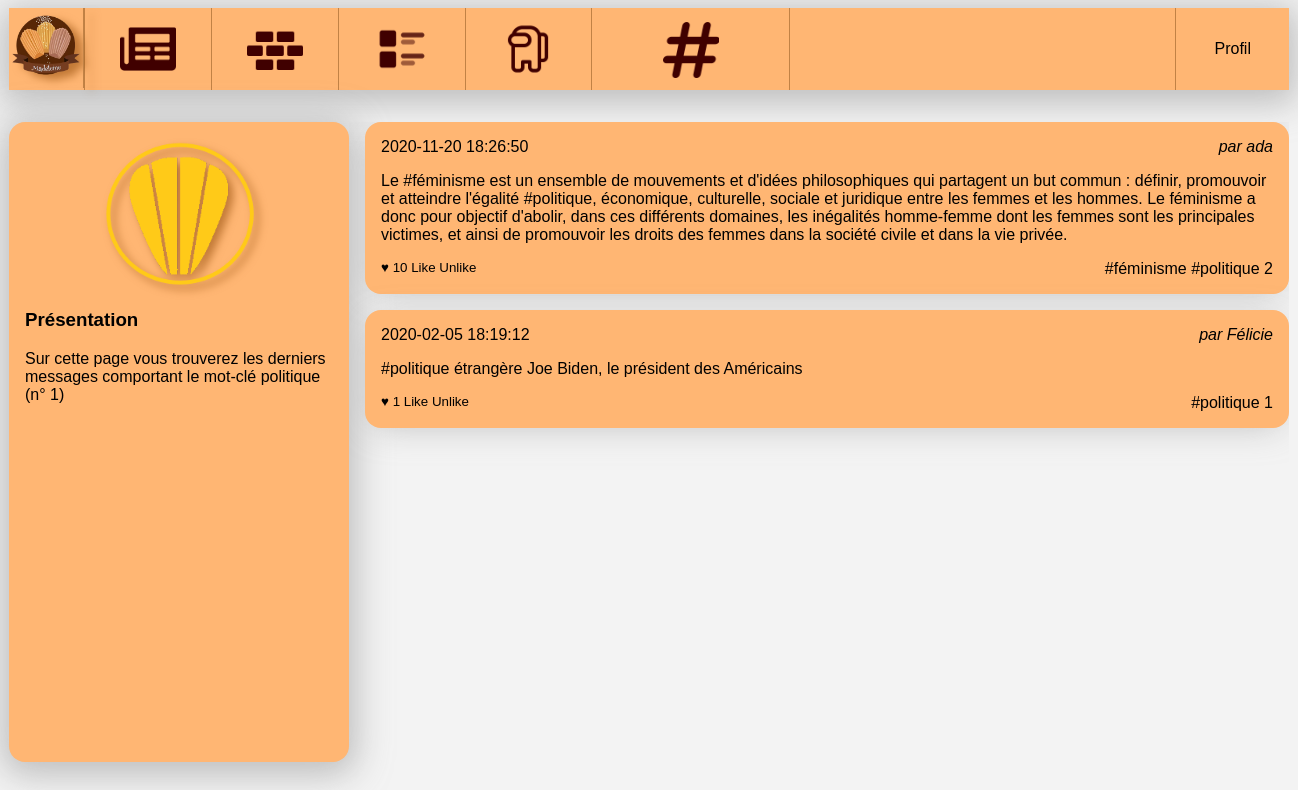
The app's page /Niveau1/tags.php?tag_id=1 (signed in) with its own data.
### tables this page shows
CREATE TABLE `tags` (
  `id` int(10) UNSIGNED NOT NULL,
  `label` varchar(255) NOT NULL
);

CREATE TABLE `users` (
  `id` int(10) UNSIGNED NOT NULL,
  `email` varchar(255) NOT NULL,
  `password` varchar(255) NOT NULL,
  `alias` varchar(255) NOT NULL
);

### Niveau1/message.php (the view, shortened to what this page needs)
<article>
    <h3>
        <time datetime='2020-02-01 11:12:13' ><?php echo $post['created'] ?></time>
    </h3>
        <address>par <a href="wall.php?user_id=<?php echo $post['id']?>"><?php echo $post['author_name'] ?></a></address>
    <div>
        <?php echo $post['content'] ?>
    </div>
    <?php
        $tab = explode(",",$post['taglist']);
        $list_of_tag_id= explode(",", $post['tag_id_list']);
        $last_element=array_pop($list_of_tag_id);
        array_unshift($list_of_tag_id, $last_element);
    ?>
    <footer>
    <small>
        ♥ <?php echo $post['like_number'] ?>
        <a href="like.php?post_id=<?php echo $post['id']; ?>">Like</a>
        <a href="unlike.php?post_id=<?php echo $post['id']; ?>">Unlike</a>
    </small>
        <?php
        if($tab !== [""]){
            for ($i=0; $i < count($tab); $i++) {
        ?>
            <a href="tags.php?tag_id=<?php echo $list_of_tag_id[$i] ?>">#<?php echo $tab[$i] ?></a>
        <?php
        }
        }else{
            ?>
            <br>
            <?php
        }
        ?>
        <?php
        $str = $post['content'];
        $pattern = "/#/";
        $result = preg_match_all($pattern, $str);
        if ($result>0){
        echo $result;
        }
        ?>
        </footer>
</article>

### Niveau1/tags.php (shortened to what this page needs)
<!doctype html>
<html lang="fr">
    <head>
        <link rel="stylesheet" href="style.css"/>
    </head>
    <body>
    <header>
            <img  id="madeli" src="images/madeleine_pdp.png" alt="Logo de notre réseau social"/>
            <?php include 'header.php';
            ?>
        </header>
        <div id="wrapper">
            <?php
            $tagId = intval($_GET['tag_id']);
            ?>
            <aside>
                <?php
                $laQuestionEnSql = "SELECT * FROM tags WHERE id= '$tagId' ";
                $lesInformations = $mysqli->query($laQuestionEnSql);
                $tag = $lesInformations->fetch_assoc();
                ?>
                <img src="images/madeleines.png" alt="Portrait de l'utilisatrice"/>
                <section>
                    <h3>Présentation</h3>
                    <p>Sur cette page vous trouverez les derniers messages comportant
                        le mot-clé <?php echo $tag['label'] ?>
                        (n° <?php echo $tagId ?>)
                    </p>
                </section>
            </aside>
            <main>
                <?php
                $laQuestionEnSql = "
                    SELECT posts.content,
                    posts.created,
                    users.id as id,
                    users.alias as author_name,
                    count(likes.id) as like_number,
                    GROUP_CONCAT(DISTINCT tags.label) AS taglist,
                    GROUP_CONCAT(DISTINCT tags.id) AS tag_id_list
                    FROM posts_tags as filter
                    JOIN posts ON posts.id=filter.post_id
                    JOIN users ON users.id=posts.user_id
                    LEFT JOIN posts_tags ON posts.id = posts_tags.post_id
                    LEFT JOIN tags       ON posts_tags.tag_id  = tags.id
                    LEFT JOIN likes      ON likes.post_id  = posts.id
                    WHERE filter.tag_id = '$tagId'
                    GROUP BY posts.id
                    ORDER BY posts.created DESC
                    ";
                $lesInformations = $mysqli->query($laQuestionEnSql);
                while ($post = $lesInformations->fetch_assoc())
                {
                    include 'message.php';
                } ?>
            </main>
        </div>
    </body>
</html>

### Niveau1/style.css (style rules this page uses)
body { background-color: #f3f3f3; font-family: Arial; }
a { text-decoration: none; color: black; }
body>header { background-color: #FFB673; box-shadow: 0px 6px 34px 7px rgba(158, 158, 158, 0.63); display: flex; width: 80em; margin: 0 auto 2em auto; padding: 0; }
body>header #madeli { height: 5em; filter: drop-shadow(8px 5px 4px rgba(138, 67, 0, 0.527)); border-right: 1px solid #c18245; }
#wrapper { display: flex; width: 80em; margin: 0 auto 2em auto; }
#wrapper aside { background-color: #FFB673; box-shadow: 0px 6px 34px 7px rgba(158, 158, 158, 0.63); flex: 1; padding: 1em; border-radius: 1em; }
#wrapper aside img { display: block; width: 50%; margin: auto; filter: drop-shadow(5px 5px 4px rgba(138, 67, 0, 0.527)); }
#wrapper main { flex: 3; padding-left: 1em; height: 80vh; overflow-y: scroll; }
#wrapper main article { box-shadow: 0px 6px 34px -9px rgba(158, 158, 158, 0.63); background-color: #FFB673; padding: 1em; margin-bottom: 1em; border-radius: 1em; }
#wrapper main article h3 { margin: 0; padding: 0; font-weight: normal; font-size: 1em; }
#wrapper main article time { float: left; }
#wrapper main article address { text-align: right; margin-bottom: 1em; }
#wrapper main article footer { margin-top: 1em; text-align: right; }
#wrapper main article footer small { float: left; }

### records on screen
tags: label "politique"
users: created "2020-11-20 18:26:50", alias "ada", content "Le #féminisme est un ensemble de mouvements et d'idées philosophiques qui partagent un but commun : définir, promouvoir et atteindre l'égalité #politique, économique, culturelle, sociale et juridique entre les femmes et les hommes. Le féminisme a donc pour objectif d'abolir, dans ces différents domaines, les inégalités homme-femme dont les femmes sont les principales victimes, et ainsi de promouvoir les droits des femmes dans la société civile et dans la vie privée.", like_number "10", i "féminisme", i "politique", result "2"
users: created "2020-02-05 18:19:12", alias "Félicie", content "#politique étrangère Joe Biden, le président des Américains", like_number "1", i "politique", result "1"

### other values on screen
$tagId "1"
